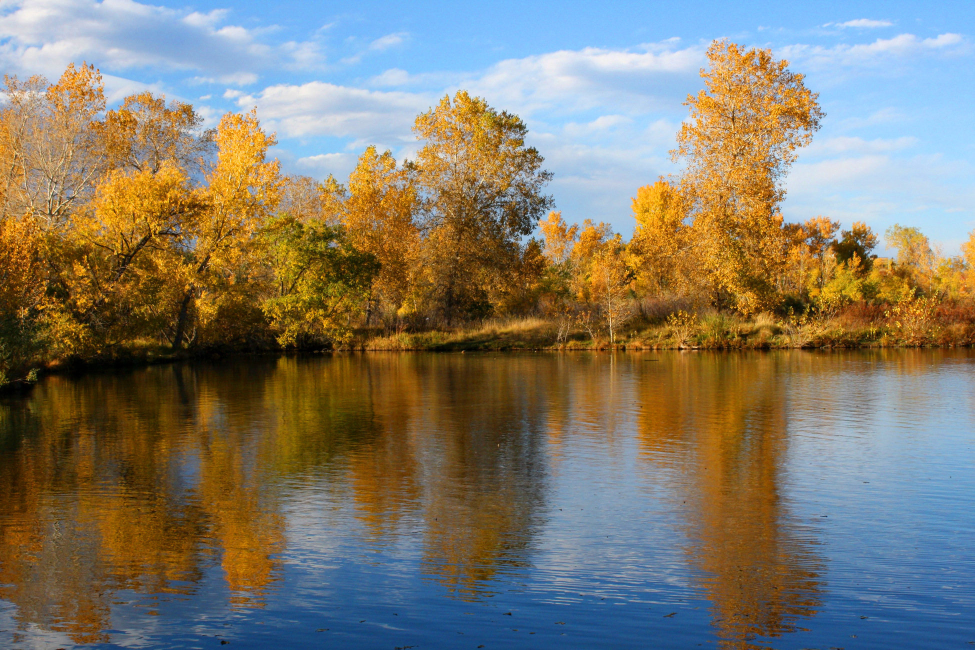
#> input picture 修改图片风格/images/lake.jpg, 1950 x 1300 px (shown at 1/2 size)
$ jupyter execute --allow-errors '油画风格.ipynb'   (older library calls are emulated)
#> lines starting #> are read from the running program, lines starting #| are printed output that depends on the picture
https://medium.com/hackernoon/https-medium-com-matteoronchetti-pointillism-with-python-and-opencv-f4274e6bbb7b

[cell 1]
import cv2
import math
import numpy as np
from sklearn.cluster import KMeans

import sys
sys.path.append('..')
#> (the rest of this cell did not finish here and is left out)

[cell 2]
class VectorField:
    def __init__(self, fieldx, fieldy):
        self.fieldx = fieldx
        self.fieldy = fieldy

    # [17 lines left out: functions from_gradient, get_magnitude_image, smooth, not called in this run]

    def direction(self, i, j):
        return math.atan2(self.fieldy[i, j], self.fieldx[i, j])

    def magnitude(self, i, j):
        return math.hypot(self.fieldx[i, j], self.fieldy[i, j])

[cell 3]
def limit_size(img, max_x, max_y=0):
    if max_x == 0:
        return img

    if max_y == 0:
        max_y = max_x

    ratio = min(1.0, float(max_x) / img.shape[1], float(max_y) / img.shape[0])

    if ratio != 1.0:
        shape = (int(img.shape[1] * ratio), int(img.shape[0] * ratio))
        return cv2.resize(img, shape, interpolation=cv2.INTER_AREA)
    else:
        return img


# [19 lines left out: functions clipped_addition, regulate, not called in this run]

[cell 4]
class ColorPalette:
    def __init__(self, colors, base_len=0):
        self.colors = colors
        self.base_len = base_len if base_len > 0 else len(colors)

    @staticmethod
    def from_image(img, n, max_img_size=200, n_init=10):
        # scale down the image to speedup kmeans
        img = limit_size(img, max_img_size)

        clt = KMeans(n_clusters=n, n_jobs=1, n_init=n_init)
        clt.fit(img.reshape(-1, 3))

        return ColorPalette(clt.cluster_centers_)

    # [19 lines left out: functions extend, to_image, not called in this run]

    def __len__(self):
        return len(self.colors)

    def __getitem__(self, item):
        return self.colors[item]

[cell 5]
res_path = "images/lake_drawing.jpg"
img = cv2.imread("images/lake.jpg")
#> img is the input picture: shape (1300, 1950, 3); mean B, G, R 107.2, 122.8, 129.1

#Limit the image size (0 = no limits)
limit_image_size = 0

#Scale of the brush strokes (0 = automatic)
stroke_scale = 0

#Radius of the smooth filter applied to the gradient (0 = automatic)
gradient_smoothing_radius = 0

#Number of colors of the base palette
palette_size = 20

if limit_image_size > 0:
    img = limit_size(img, limit_image_size)

if stroke_scale == 0:
    stroke_scale = int(math.ceil(max(img.shape) / 1000))
#> stroke_scale = 2
    print("Automatically chosen stroke scale: %d" % stroke_scale)
#| Automatically chosen stroke scale: 2
else:
    stroke_scale = stroke_scale

if gradient_smoothing_radius == 0:
    gradient_smoothing_radius = int(round(max(img.shape) / 50))
#> gradient_smoothing_radius = 39
    print("Automatically chosen gradient smoothing radius: %d" % gradient_smoothing_radius)
#| Automatically chosen gradient smoothing radius: 39
else:
    gradient_smoothing_radius = gradient_smoothing_radius

# convert the image to grayscale to compute the gradient
gray = cv2.cvtColor(img, cv2.COLOR_BGR2GRAY)
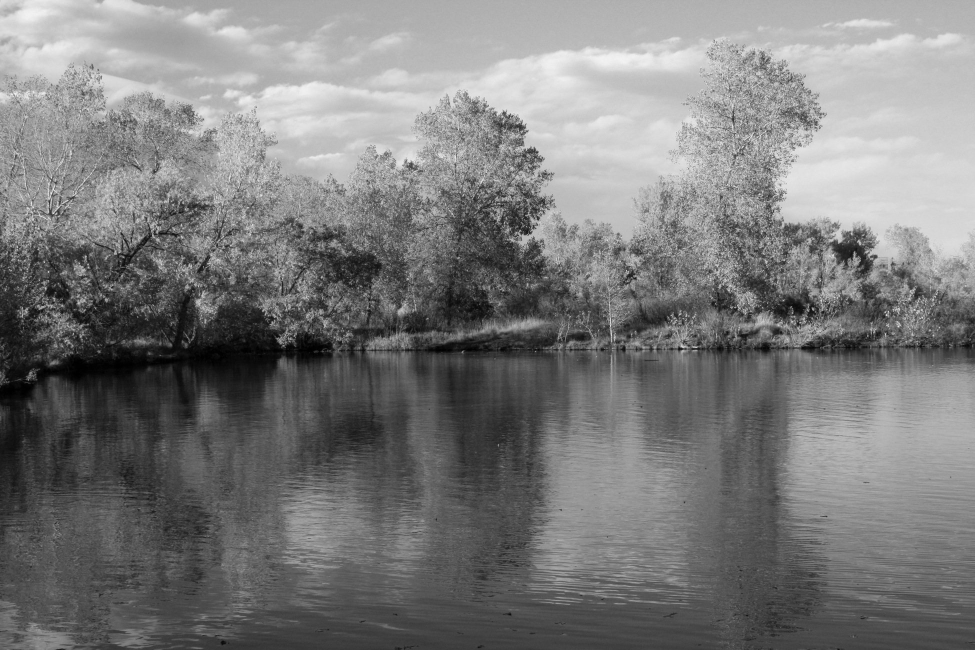
#> gray: shape (1300, 1950) (shown at 1/2 size); min 0, max 251, mean 122.9

print("Computing color palette...")
#> (the rest of this cell did not finish here and is left out)

#> in limit_size, `return cv2.resize(img, shape, interpolation=cv2.INTER_AREA)`:
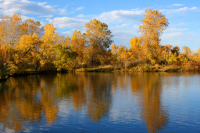
#> returned value: shape (133, 200, 3); mean of channels 0, 1, 2 107.2, 122.8, 129.1; drawn as B, G, R

print("Extending color palette...")
palette = palette.extend([(0, 50, 0), (15, 30, 0), (-15, 30, 0)])

# display the color palette
cv2.imshow("palette", palette.to_image())
cv2.waitKey(200)

print("Computing gradient...")
gradient = VectorField.from_gradient(gray)

print("Smoothing gradient...")
gradient.smooth(gradient_smoothing_radius)

print("Drawing image...")
# create a "cartonized" version of the image to use as a base for the painting
res = cv2.medianBlur(img, 11)
# define a randomized grid of locations for the brush strokes
grid = randomized_grid(img.shape[0], img.shape[1], scale=3)
batch_size = 10000

bar = progressbar.ProgressBar()
for h in bar(range(0, len(grid), batch_size)):
    # get the pixel colors at each point of the grid
    pixels = np.array([img[x[0], x[1]] for x in grid[h:min(h + batch_size, len(grid))]])
    # precompute the probabilities for each color in the palette
    # lower values of k means more randomnes
    color_probabilities = compute_color_probabilities(pixels, palette, k=9)

    for i, (y, x) in enumerate(grid[h:min(h + batch_size, len(grid))]):
        color = color_select(color_probabilities[i], palette)
        angle = math.degrees(gradient.direction(y, x)) + 90
        length = int(round(stroke_scale + stroke_scale * math.sqrt(gradient.magnitude(y, x))))

        # draw the brush stroke
        cv2.ellipse(res, (x, y), (length, stroke_scale), angle, 0, 360, color, -1, cv2.LINE_AA)


ImageUtil.imshow(limit_size(res, 1080))

$ run again, with 修改图片风格/images/baboon.jpg copied over 修改图片风格/images/lake.jpg
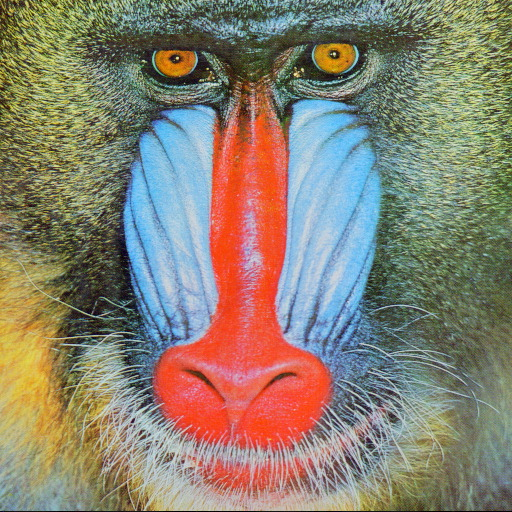
#> input picture 修改图片风格/images/baboon.jpg, 512 x 512 px
#> img is the input picture: shape (512, 512, 3); mean B, G, R 112.9, 129.1, 137.1
#| Automatically chosen stroke scale: 1
#| Automatically chosen gradient smoothing radius: 10
#> `gray = cv2.cvtColor(img, cv2.COLOR_BGR2GRAY)`:
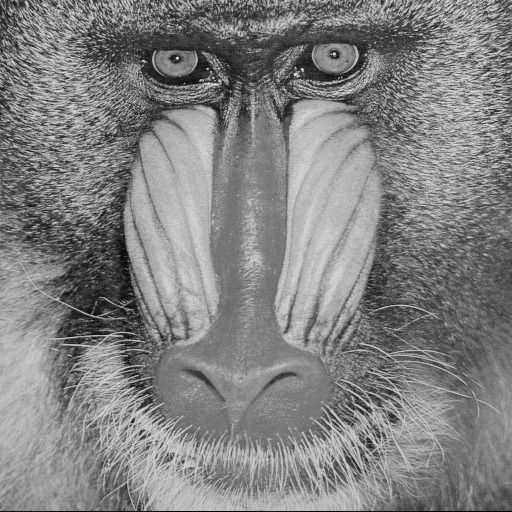
#> gray: shape (512, 512); min 0, max 234, mean 129.7
#> in limit_size, `return cv2.resize(img, shape, interpolation=cv2.INTER_AREA)`:
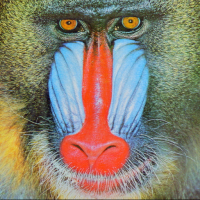
#> returned value: shape (200, 200, 3); mean of channels 0, 1, 2 112.9, 129.2, 137.1; drawn as B, G, R
